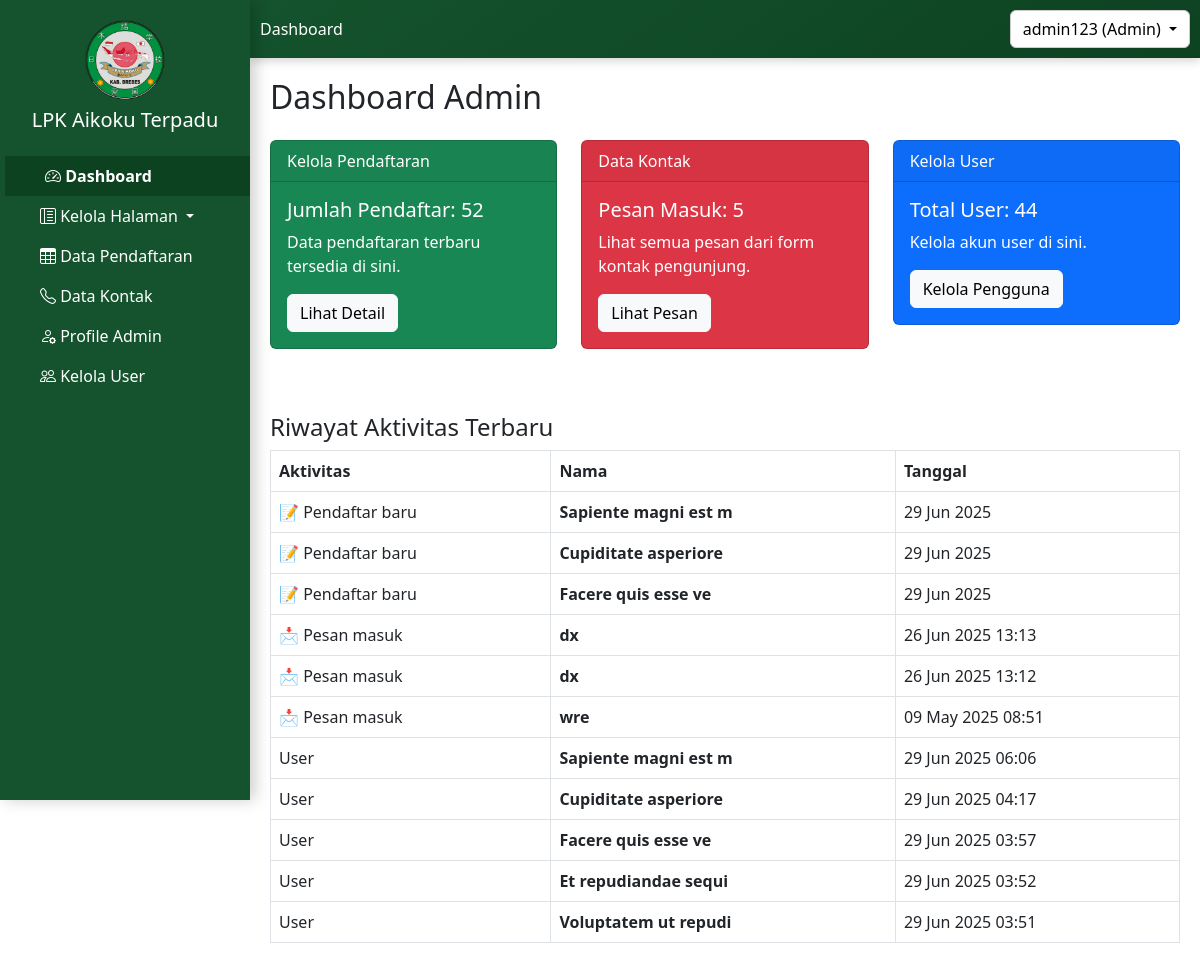
The page /admin/dashboard/dashboard_admin.php (signed in) on the database its author committed.
### tables this page shows
CREATE TABLE `tb_pendaftaran` (
  `id_pendaftaran` int(11) NOT NULL,
  `nama_lengkap` varchar(100) DEFAULT NULL,
  `foto_diri` varchar(255) DEFAULT NULL,
  `nomor_pendaftaran` varchar(50) DEFAULT NULL,
  `tempat_lahir` varchar(100) DEFAULT NULL,
  `tanggal_lahir` date DEFAULT NULL,
  `usia` int(11) DEFAULT NULL,
  `jenis_kelamin` varchar(20) DEFAULT NULL,
  `agama` varchar(50) DEFAULT NULL,
  `alamat_ktp` text DEFAULT NULL,
  `email` varchar(100) DEFAULT NULL,
  `telepon` varchar(20) DEFAULT NULL,
  `alamat` text DEFAULT NULL,
  `alamat_keluarga` text DEFAULT NULL,
  `telepon_keluarga` varchar(20) DEFAULT NULL,
  `program` varchar(100) DEFAULT NULL,
  `bidang` varchar(100) DEFAULT NULL,
  `pendidikan_terakhir` varchar(50) DEFAULT NULL,
  `pengalaman_kerja` text DEFAULT NULL,
  `status_pernikahan` varchar(50) DEFAULT NULL,
  `motivasi` text DEFAULT NULL,
  `tinggi_badan` int(11) DEFAULT NULL,
  `berat_badan` int(11) DEFAULT NULL,
  `pengalaman_jepang` varchar(50) DEFAULT NULL,
  `penyakit_kronis` text DEFAULT NULL,
  `golongan_darah` varchar(5) DEFAULT NULL,
  `status` varchar(20) DEFAULT 'Pending',
  `tanggal_daftar` datetime DEFAULT current_timestamp(),
  `id_pengguna` int(11) DEFAULT NULL,
  `pengumuman` text DEFAULT NULL
);

CREATE TABLE `tb_kontak` (
  `id_kontak` int(11) NOT NULL,
  `name` varchar(255) NOT NULL,
  `email` varchar(255) NOT NULL,
  `phone` varchar(20) NOT NULL,
  `address` text NOT NULL,
  `message` text NOT NULL,
  `date_sent` timestamp NOT NULL DEFAULT current_timestamp()
);

CREATE TABLE `tb_pengguna` (
  `id_pengguna` int(11) NOT NULL,
  `username` varchar(50) NOT NULL,
  `password` varchar(255) NOT NULL,
  `email_pengguna` varchar(100) NOT NULL,
  `roles` enum('admin','user') DEFAULT 'user',
  `tanggal_aktivitas` timestamp NOT NULL DEFAULT current_timestamp()
);

### admin/dashboard/dashboard_admin.php (the view, shortened to what this page needs)
<!DOCTYPE html>
<html lang="id">
<head>
    <link href="https://cdn.jsdelivr.net/npm/bootstrap@5.3.0/dist/css/bootstrap.min.css" rel="stylesheet">
</head>
<body>
    <?php include '../../sidebar1.php'; ?>
    <div class="content">
        <h2>Dashboard Admin</h2>
        <div class="row mt-4">
            <div class="col-md-4">
                <div class="card text-bg-success mb-3">
                    <div class="card-header">Kelola Pendaftaran</div>
                    <div class="card-body">
                        <?php
                        include '../../includes/config.php';
                        $pendaftar = mysqli_query($mysqli, "SELECT COUNT(*) AS total FROM tb_pendaftaran");
                        $hasil_pendaftar = mysqli_fetch_assoc($pendaftar);
                        ?>
                        <h5 class="card-title">Jumlah Pendaftar: <?= $hasil_pendaftar['total']; ?></h5>
                        <p class="card-text">Data pendaftaran terbaru tersedia di sini.</p>
                        <a href="/pendaftaran/admin/data_pendaftar/data_pendaftaran.php" class="btn btn-light">Lihat
                            Detail</a>
                    </div>
                </div>
            </div>
            <div class="col-md-4">
                <div class="card text-bg-danger mb-3">
                    <div class="card-header">Data Kontak</div>
                    <div class="card-body">
                        <?php
                        include '../../includes/config.php';
                        $kontak = mysqli_query($mysqli, "SELECT COUNT(*) AS total FROM tb_kontak");
                        $hasil_kontak = mysqli_fetch_assoc($kontak);
                        ?>
                        <h5 class="card-title">Pesan Masuk: <?= $hasil_kontak['total']; ?></h5>
                        <p class="card-text">Lihat semua pesan dari form kontak pengunjung.</p>
                        <a href="/pendaftaran/admin/kontak_masuk/data_kontak.php" class="btn btn-light">Lihat Pesan</a>
                    </div>
                </div>
            </div>
            <div class="col-md-4">
                <div class="card text-bg-primary mb-3">
                    <div class="card-header">Kelola User</div>
                    <div class="card-body">
                        <?php
                        include '../../includes/config.php';
                        $pengguna = mysqli_query($mysqli, "SELECT COUNT(*) AS total FROM tb_pengguna");
                        $hasil_pengguna = mysqli_fetch_assoc($pengguna);
                        ?>
                        <h5 class="card-title">Total User: <?= $hasil_pengguna['total']; ?></h5>
                        <p class="card-text">Kelola akun user di sini.</p>
                        <a href="/pendaftaran/admin/user/kelola_user.php" class="btn btn-light">Kelola Pengguna</a>
                    </div>
                </div>
            </div>
        </div>
        <div class="mt-5">
            <h4>Riwayat Aktivitas Terbaru</h4>
            <table class="table table-bordered">
                <thead>
                    <tr>
                        <th>Aktivitas</th>
                        <th>Nama</th>
                        <th>Tanggal</th>
                    </tr>
                </thead>
                <tbody>
                    <?php
                    $result_pendaftar = mysqli_query($mysqli, "SELECT nama_lengkap, tanggal_daftar FROM tb_pendaftaran ORDER BY tanggal_daftar DESC LIMIT 3");
                    while ($row = mysqli_fetch_assoc($result_pendaftar)) {
                        echo '<tr>
                        <td>📝 Pendaftar baru</td>
                        <td><strong>' . $row['nama_lengkap'] . '</strong></td>
                        <td>' . date('d M Y', strtotime($row['tanggal_daftar'])) . '</td>
                      </tr>';
                    }
                    $result_kontak = mysqli_query($mysqli, "SELECT name, date_sent FROM tb_kontak ORDER BY date_sent DESC LIMIT 3");
                    while ($row = mysqli_fetch_assoc($result_kontak)) {
                        echo '<tr>
                        <td>📩 Pesan masuk</td>
                        <td><strong>' . $row['name'] . '</strong></td>
                        <td>' . date('d M Y H:i', strtotime($row['date_sent'])) . '</td>
                      </tr>';
                    }
                    $result_pengguna = mysqli_query($mysqli, "SELECT * FROM tb_pengguna ORDER BY id_pengguna DESC LIMIT 5");
                    if (mysqli_num_rows($result_pengguna) > 0) {
                        while ($row = mysqli_fetch_array($result_pengguna)) {
                            echo '<tr>
            <td>' . (isset($row['aktivitas']) ? $row['aktivitas'] : ucfirst($row['roles'])) . '</td>
            <td><strong>' . $row['username'] . '</strong></td>
            <td>' . date('d M Y H:i', strtotime($row['tanggal_aktivitas'])) . '</td>
        </tr>';
                        }
                    } else {
                        echo '<tr><td colspan="3">Tidak ada aktivitas terbaru.</td></tr>';
                    }
                    ?>
                </tbody>
            </table>
        </div>
    </div>
</body>
</html>

### sidebar1.php (style rules this page uses)
.content { margin-left: 250px; padding: 20px; overflow-x: auto; max-width: calc(100vw - 250px); }

### rows shown on the page
tb_pendaftaran: nama_lengkap "Sapiente magni est m", tanggal_daftar "29 Jun 2025"
tb_pendaftaran: nama_lengkap "Cupiditate asperiore", tanggal_daftar "29 Jun 2025"
tb_pendaftaran: nama_lengkap "Facere quis esse ve", tanggal_daftar "29 Jun 2025"
tb_kontak: name "dx", date_sent "26 Jun 2025 13:13"
tb_kontak: name "dx", date_sent "26 Jun 2025 13:12"
tb_kontak: name "wre", date_sent "09 May 2025 08:51"
tb_pengguna: roles "User", username "Sapiente magni est m", tanggal_aktivitas "29 Jun 2025 06:06"
tb_pengguna: roles "User", username "Cupiditate asperiore", tanggal_aktivitas "29 Jun 2025 04:17"
tb_pengguna: roles "User", username "Facere quis esse ve", tanggal_aktivitas "29 Jun 2025 03:57"
tb_pengguna: roles "User", username "Et repudiandae sequi", tanggal_aktivitas "29 Jun 2025 03:52"
tb_pengguna: roles "User", username "Voluptatem ut repudi", tanggal_aktivitas "29 Jun 2025 03:51"

### other values the page prints
$_SESSION['username'] "admin123"
$_SESSION['roles'] "Admin"
$hasil_pendaftar['total'] "52"
$hasil_kontak['total'] "5"
$hasil_pengguna['total'] "44"
